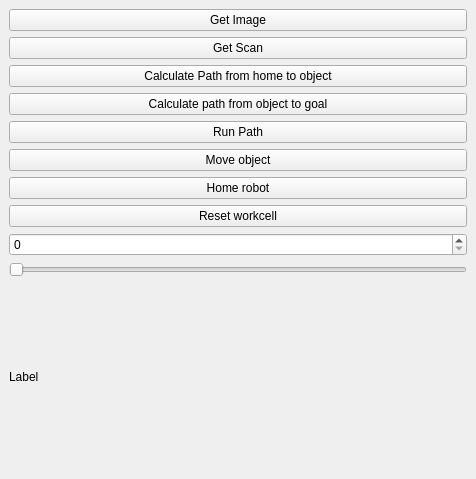
<?xml version="1.0" encoding="UTF-8"?>
<ui version="4.0">
 <class>SamplePlugin</class>
 <widget class="QDockWidget" name="SamplePlugin">
  <property name="geometry">
   <rect>
    <x>0</x>
    <y>0</y>
    <width>476</width>
    <height>479</height>
   </rect>
  </property>
  <property name="windowTitle">
   <string>DockWidget</string>
  </property>
  <widget class="QWidget" name="dockWidgetContents">
   <layout class="QVBoxLayout" name="verticalLayout_2">
    <item>
     <layout class="QVBoxLayout" name="verticalLayout">
      <item>
       <widget class="QPushButton" name="_btn_im">
        <property name="text">
         <string>Get Image</string>
        </property>
       </widget>
      </item>
      <item>
       <widget class="QPushButton" name="_btn_scan">
        <property name="text">
         <string>Get Scan</string>
        </property>
       </widget>
      </item>
      <item>
       <widget class="QPushButton" name="_btn0">
        <property name="text">
         <string>Calculate Path from home to object</string>
        </property>
       </widget>
      </item>
      <item>
       <widget class="QPushButton" name="_btn2">
        <property name="text">
         <string>Calculate path from object to goal</string>
        </property>
       </widget>
      </item>
      <item>
       <widget class="QPushButton" name="_btn1">
        <property name="text">
         <string>Run Path</string>
        </property>
       </widget>
      </item>
      <item>
       <widget class="QPushButton" name="_btn_move">
        <property name="text">
         <string>Move object</string>
        </property>
       </widget>
      </item>
      <item>
       <widget class="QPushButton" name="_btn_home">
        <property name="text">
         <string>Home robot</string>
        </property>
       </widget>
      </item>
      <item>
       <widget class="QPushButton" name="_btn_rst">
        <property name="text">
         <string>Reset workcell</string>
        </property>
       </widget>
      </item>
      <item>
       <widget class="QSpinBox" name="_spinBox"/>
      </item>
      <item>
       <widget class="QSlider" name="_slider">
        <property name="orientation">
         <enum>Qt::Horizontal</enum>
        </property>
       </widget>
      </item>
      <item>
       <widget class="QLabel" name="_label">
        <property name="text">
         <string>Label</string>
        </property>
       </widget>
      </item>
     </layout>
    </item>
   </layout>
  </widget>
 </widget>
 <resources/>
 <connections/>
</ui>
